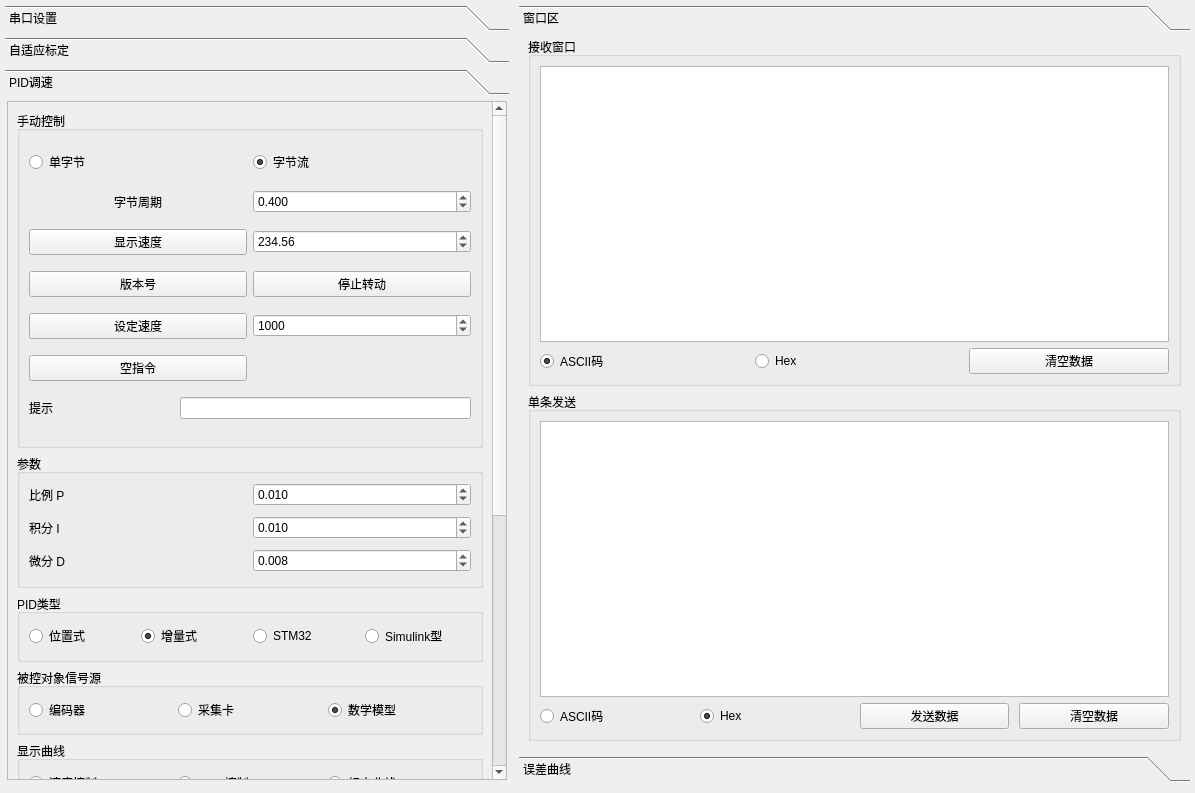
<?xml version="1.0" encoding="UTF-8"?>
<ui version="4.0">
 <class>SerialWidget</class>
 <widget class="QMainWindow" name="SerialWidget">
  <property name="geometry">
   <rect>
    <x>0</x>
    <y>0</y>
    <width>1195</width>
    <height>793</height>
   </rect>
  </property>
  <property name="windowTitle">
   <string>MainWindow</string>
  </property>
  <property name="windowIcon">
   <iconset>
    <normaloff>:/new/icon/usb.png</normaloff>:/new/icon/usb.png</iconset>
  </property>
  <widget class="QWidget" name="centralwidget">
   <property name="minimumSize">
    <size>
     <width>600</width>
     <height>650</height>
    </size>
   </property>
   <layout class="QGridLayout" name="gridLayout_5" columnstretch="3,4">
    <property name="leftMargin">
     <number>5</number>
    </property>
    <property name="topMargin">
     <number>5</number>
    </property>
    <property name="rightMargin">
     <number>5</number>
    </property>
    <property name="bottomMargin">
     <number>11</number>
    </property>
    <property name="spacing">
     <number>10</number>
    </property>
    <item row="0" column="1">
     <widget class="QToolBox" name="toolBox_2">
      <property name="contextMenuPolicy">
       <enum>Qt::ActionsContextMenu</enum>
      </property>
      <property name="styleSheet">
       <string notr="true">font: 12pt &quot;3ds&quot;;</string>
      </property>
      <property name="currentIndex">
       <number>0</number>
      </property>
      <widget class="QWidget" name="page_2">
       <property name="geometry">
        <rect>
         <x>0</x>
         <y>0</y>
         <width>671</width>
         <height>703</height>
        </rect>
       </property>
       <attribute name="label">
        <string>窗口区</string>
       </attribute>
       <layout class="QVBoxLayout" name="verticalLayout_3">
        <property name="topMargin">
         <number>0</number>
        </property>
        <item>
         <widget class="QGroupBox" name="groupBox_8">
          <property name="title">
           <string>接收窗口</string>
          </property>
          <layout class="QGridLayout" name="gridLayout">
           <item row="0" column="0">
            <layout class="QVBoxLayout" name="verticalLayout_2">
             <item>
              <widget class="QTextEdit" name="Receive_text_window"/>
             </item>
             <item>
              <layout class="QHBoxLayout" name="horizontalLayout_6">
               <property name="spacing">
                <number>15</number>
               </property>
               <item>
                <widget class="QRadioButton" name="reascii">
                 <property name="text">
                  <string>ASCII码</string>
                 </property>
                 <property name="checked">
                  <bool>true</bool>
                 </property>
                </widget>
               </item>
               <item>
                <widget class="QRadioButton" name="rehex">
                 <property name="text">
                  <string>Hex</string>
                 </property>
                 <property name="checked">
                  <bool>false</bool>
                 </property>
                </widget>
               </item>
               <item>
                <widget class="QPushButton" name="clear_button2">
                 <property name="text">
                  <string>清空数据</string>
                 </property>
                </widget>
               </item>
              </layout>
             </item>
            </layout>
           </item>
          </layout>
         </widget>
        </item>
        <item>
         <widget class="QGroupBox" name="groupBox_9">
          <property name="title">
           <string>单条发送</string>
          </property>
          <layout class="QGridLayout" name="gridLayout_7">
           <item row="0" column="0">
            <layout class="QVBoxLayout" name="verticalLayout">
             <item>
              <widget class="QTextEdit" name="send_text_window"/>
             </item>
             <item>
              <layout class="QHBoxLayout" name="horizontalLayout_7" stretch="0,0,0,0">
               <property name="spacing">
                <number>10</number>
               </property>
               <item>
                <widget class="QRadioButton" name="seascii">
                 <property name="text">
                  <string>ASCII码</string>
                 </property>
                 <property name="checked">
                  <bool>false</bool>
                 </property>
                </widget>
               </item>
               <item>
                <widget class="QRadioButton" name="sehex">
                 <property name="text">
                  <string>Hex</string>
                 </property>
                 <property name="checked">
                  <bool>true</bool>
                 </property>
                </widget>
               </item>
               <item>
                <widget class="QPushButton" name="send_button">
                 <property name="text">
                  <string>发送数据</string>
                 </property>
                </widget>
               </item>
               <item>
                <widget class="QPushButton" name="clear_button_1">
                 <property name="text">
                  <string>清空数据</string>
                 </property>
                </widget>
               </item>
              </layout>
             </item>
            </layout>
           </item>
          </layout>
         </widget>
        </item>
       </layout>
      </widget>
      <widget class="QWidget" name="page_4">
       <property name="geometry">
        <rect>
         <x>0</x>
         <y>0</y>
         <width>671</width>
         <height>703</height>
        </rect>
       </property>
       <attribute name="label">
        <string>误差曲线</string>
       </attribute>
       <layout class="QGridLayout" name="gridLayout_3">
        <property name="leftMargin">
         <number>5</number>
        </property>
        <property name="topMargin">
         <number>0</number>
        </property>
        <property name="rightMargin">
         <number>5</number>
        </property>
        <property name="bottomMargin">
         <number>5</number>
        </property>
        <property name="spacing">
         <number>0</number>
        </property>
        <item row="0" column="0">
         <widget class="QChartView" name="chartView">
          <property name="contextMenuPolicy">
           <enum>Qt::ActionsContextMenu</enum>
          </property>
         </widget>
        </item>
       </layout>
      </widget>
     </widget>
    </item>
    <item row="0" column="0">
     <widget class="QToolBox" name="toolBox">
      <property name="contextMenuPolicy">
       <enum>Qt::ActionsContextMenu</enum>
      </property>
      <property name="styleSheet">
       <string notr="true">font: 12pt &quot;3ds&quot;;</string>
      </property>
      <property name="currentIndex">
       <number>2</number>
      </property>
      <widget class="QWidget" name="page">
       <property name="geometry">
        <rect>
         <x>0</x>
         <y>0</y>
         <width>504</width>
         <height>666</height>
        </rect>
       </property>
       <attribute name="label">
        <string>串口设置</string>
       </attribute>
       <layout class="QVBoxLayout" name="verticalLayout_10" stretch="5,1">
        <item>
         <widget class="QGroupBox" name="groupBox">
          <property name="title">
           <string>端口设置</string>
          </property>
          <layout class="QVBoxLayout" name="verticalLayout_7">
           <item>
            <layout class="QHBoxLayout" name="horizontalLayout">
             <item>
              <widget class="QLabel" name="label">
               <property name="text">
                <string>端口号：</string>
               </property>
              </widget>
             </item>
             <item>
              <widget class="QComboBox" name="com"/>
             </item>
            </layout>
           </item>
           <item>
            <layout class="QHBoxLayout" name="horizontalLayout_2">
             <item>
              <widget class="QLabel" name="label_2">
               <property name="text">
                <string>波特率：</string>
               </property>
              </widget>
             </item>
             <item>
              <widget class="QComboBox" name="baud">
               <item>
                <property name="text">
                 <string>115200</string>
                </property>
               </item>
               <item>
                <property name="text">
                 <string>9600</string>
                </property>
               </item>
               <item>
                <property name="text">
                 <string>300</string>
                </property>
               </item>
               <item>
                <property name="text">
                 <string>1200</string>
                </property>
               </item>
               <item>
                <property name="text">
                 <string>2400</string>
                </property>
               </item>
               <item>
                <property name="text">
                 <string>4800</string>
                </property>
               </item>
               <item>
                <property name="text">
                 <string>14400</string>
                </property>
               </item>
               <item>
                <property name="text">
                 <string>19200</string>
                </property>
               </item>
               <item>
                <property name="text">
                 <string>28800</string>
                </property>
               </item>
              </widget>
             </item>
            </layout>
           </item>
           <item>
            <layout class="QHBoxLayout" name="horizontalLayout_3">
             <item>
              <widget class="QLabel" name="label_3">
               <property name="text">
                <string>数据位：</string>
               </property>
              </widget>
             </item>
             <item>
              <widget class="QComboBox" name="bit">
               <item>
                <property name="text">
                 <string>8</string>
                </property>
               </item>
               <item>
                <property name="text">
                 <string>5</string>
                </property>
               </item>
               <item>
                <property name="text">
                 <string>6</string>
                </property>
               </item>
               <item>
                <property name="text">
                 <string>7</string>
                </property>
               </item>
              </widget>
             </item>
            </layout>
           </item>
           <item>
            <layout class="QHBoxLayout" name="horizontalLayout_4">
             <item>
              <widget class="QLabel" name="label_4">
               <property name="text">
                <string>校验位：</string>
               </property>
              </widget>
             </item>
             <item>
              <widget class="QComboBox" name="jiaoyan">
               <item>
                <property name="text">
                 <string>0</string>
                </property>
               </item>
              </widget>
             </item>
            </layout>
           </item>
           <item>
            <layout class="QHBoxLayout" name="horizontalLayout_5">
             <item>
              <widget class="QLabel" name="label_5">
               <property name="text">
                <string>停止位：</string>
               </property>
              </widget>
             </item>
             <item>
              <widget class="QComboBox" name="stopbit">
               <item>
                <property name="text">
                 <string>1</string>
                </property>
               </item>
              </widget>
             </item>
            </layout>
           </item>
           <item>
            <layout class="QHBoxLayout" name="horizontalLayout_13">
             <item>
              <widget class="QPushButton" name="open_port">
               <property name="text">
                <string>打开串口</string>
               </property>
              </widget>
             </item>
             <item>
              <widget class="QPushButton" name="close_port">
               <property name="text">
                <string>关闭串口</string>
               </property>
              </widget>
             </item>
            </layout>
           </item>
          </layout>
         </widget>
        </item>
        <item>
         <widget class="QGroupBox" name="groupBox_12">
          <property name="title">
           <string>串口协议</string>
          </property>
          <layout class="QVBoxLayout" name="verticalLayout_6">
           <item>
            <layout class="QHBoxLayout" name="horizontalLayout_26">
             <item>
              <widget class="QRadioButton" name="default_deal">
               <property name="text">
                <string>默认协议</string>
               </property>
               <property name="checked">
                <bool>true</bool>
               </property>
              </widget>
             </item>
             <item>
              <widget class="QRadioButton" name="custom_deal">
               <property name="text">
                <string>自定义协议</string>
               </property>
              </widget>
             </item>
            </layout>
           </item>
          </layout>
         </widget>
        </item>
       </layout>
      </widget>
      <widget class="QWidget" name="page_5">
       <property name="geometry">
        <rect>
         <x>0</x>
         <y>0</y>
         <width>504</width>
         <height>666</height>
        </rect>
       </property>
       <attribute name="label">
        <string>自适应标定</string>
       </attribute>
       <layout class="QHBoxLayout" name="horizontalLayout_25">
        <item>
         <layout class="QVBoxLayout" name="verticalLayout_9" stretch="2,1">
          <item>
           <widget class="QGroupBox" name="groupBox_11">
            <property name="title">
             <string>标定参数</string>
            </property>
            <layout class="QVBoxLayout" name="verticalLayout_8">
             <item>
              <layout class="QHBoxLayout" name="horizontalLayout_23" stretch="1,1">
               <item>
                <widget class="QLabel" name="label_17">
                 <property name="text">
                  <string>容许误差</string>
                 </property>
                </widget>
               </item>
               <item>
                <widget class="QSpinBox" name="error">
                 <property name="maximum">
                  <number>200</number>
                 </property>
                 <property name="singleStep">
                  <number>5</number>
                 </property>
                 <property name="value">
                  <number>20</number>
                 </property>
                </widget>
               </item>
              </layout>
             </item>
             <item>
              <layout class="QHBoxLayout" name="horizontalLayout_16" stretch="1,1">
               <item>
                <widget class="QLabel" name="label_12">
                 <property name="text">
                  <string>标定间距</string>
                 </property>
                </widget>
               </item>
               <item>
                <widget class="QSpinBox" name="gap">
                 <property name="maximum">
                  <number>200</number>
                 </property>
                 <property name="singleStep">
                  <number>5</number>
                 </property>
                 <property name="value">
                  <number>50</number>
                 </property>
                </widget>
               </item>
              </layout>
             </item>
             <item>
              <layout class="QHBoxLayout" name="horizontalLayout_17" stretch="1,1">
               <property name="spacing">
                <number>15</number>
               </property>
               <item>
                <widget class="QPushButton" name="StartDemarcate">
                 <property name="text">
                  <string>开始标定</string>
                 </property>
                </widget>
               </item>
               <item>
                <widget class="QPushButton" name="ClearDemarcate">
                 <property name="text">
                  <string>清除标定</string>
                 </property>
                </widget>
               </item>
              </layout>
             </item>
             <item>
              <layout class="QHBoxLayout" name="horizontalLayout_24" stretch="1,1">
               <item>
                <widget class="QLabel" name="label_18">
                 <property name="text">
                  <string>正反转中间延时</string>
                 </property>
                </widget>
               </item>
               <item>
                <widget class="QSpinBox" name="Up_Down_Delay">
                 <property name="maximum">
                  <number>10000</number>
                 </property>
                 <property name="singleStep">
                  <number>100</number>
                 </property>
                 <property name="value">
                  <number>5000</number>
                 </property>
                </widget>
               </item>
              </layout>
             </item>
             <item>
              <layout class="QHBoxLayout" name="horizontalLayout_22">
               <item>
                <layout class="QHBoxLayout" name="horizontalLayout_20" stretch="1,1">
                 <property name="spacing">
                  <number>10</number>
                 </property>
                 <item>
                  <widget class="QLabel" name="label_14">
                   <property name="text">
                    <string>加速等待</string>
                   </property>
                  </widget>
                 </item>
                 <item>
                  <widget class="QSpinBox" name="accelerateTime">
                   <property name="maximum">
                    <number>5000</number>
                   </property>
                   <property name="value">
                    <number>1000</number>
                   </property>
                  </widget>
                 </item>
                </layout>
               </item>
               <item>
                <layout class="QHBoxLayout" name="horizontalLayout_21" stretch="1,1">
                 <property name="spacing">
                  <number>10</number>
                 </property>
                 <item>
                  <widget class="QLabel" name="label_15">
                   <property name="text">
                    <string>稳定检测</string>
                   </property>
                  </widget>
                 </item>
                 <item>
                  <widget class="QSpinBox" name="steadyTime">
                   <property name="maximum">
                    <number>5000</number>
                   </property>
                   <property name="value">
                    <number>1000</number>
                   </property>
                  </widget>
                 </item>
                </layout>
               </item>
              </layout>
             </item>
             <item>
              <layout class="QHBoxLayout" name="horizontalLayout_18" stretch="1,3">
               <item>
                <widget class="QLabel" name="label_13">
                 <property name="text">
                  <string>提示：</string>
                 </property>
                </widget>
               </item>
               <item>
                <widget class="QLineEdit" name="DemarcateTips"/>
               </item>
              </layout>
             </item>
             <item>
              <layout class="QHBoxLayout" name="horizontalLayout_19" stretch="1,1">
               <property name="spacing">
                <number>15</number>
               </property>
               <item>
                <widget class="QPushButton" name="kbsetspeed">
                 <property name="text">
                  <string>依照标定设定速度</string>
                 </property>
                </widget>
               </item>
               <item>
                <widget class="QSpinBox" name="kbspeed">
                 <property name="minimum">
                  <number>-4000</number>
                 </property>
                 <property name="maximum">
                  <number>4000</number>
                 </property>
                 <property name="value">
                  <number>1000</number>
                 </property>
                </widget>
               </item>
              </layout>
             </item>
            </layout>
           </widget>
          </item>
          <item>
           <widget class="QTextEdit" name="textEdit">
            <property name="html">
             <string>&lt;!DOCTYPE HTML PUBLIC &quot;-//W3C//DTD HTML 4.0//EN&quot; &quot;http://www.w3.org/TR/REC-html40/strict.dtd&quot;&gt;
&lt;html&gt;&lt;head&gt;&lt;meta name=&quot;qrichtext&quot; content=&quot;1&quot; /&gt;&lt;style type=&quot;text/css&quot;&gt;
p, li { white-space: pre-wrap; }
&lt;/style&gt;&lt;/head&gt;&lt;body style=&quot; font-family:'3ds'; font-size:12pt; font-weight:400; font-style:normal;&quot;&gt;
&lt;p style=&quot; margin-top:0px; margin-bottom:0px; margin-left:0px; margin-right:0px; -qt-block-indent:0; text-indent:0px;&quot;&gt;标定规则：&lt;/p&gt;
&lt;p style=&quot; margin-top:0px; margin-bottom:0px; margin-left:0px; margin-right:0px; -qt-block-indent:0; text-indent:0px;&quot;&gt;从1450开始以指定的标定间距，发送pwm脉宽指令延时t1【加速等等】，开始测量速度，中间延时t2【稳定检测】，测量速度。两次测量速度小于【容许误差】转表示速度稳定，记录速度,否则继续延时。到pwm到达1100时结束。从1550开始到1900结束。自动停止标定，绘制标定曲线，计算拟合函数。后续设定速度通过拟合的函数，自动计算出合适的pwm。&lt;/p&gt;&lt;/body&gt;&lt;/html&gt;</string>
            </property>
           </widget>
          </item>
         </layout>
        </item>
       </layout>
      </widget>
      <widget class="QWidget" name="page_3">
       <property name="geometry">
        <rect>
         <x>0</x>
         <y>0</y>
         <width>504</width>
         <height>666</height>
        </rect>
       </property>
       <attribute name="label">
        <string>PID调速</string>
       </attribute>
       <layout class="QGridLayout" name="gridLayout_2">
        <property name="leftMargin">
         <number>2</number>
        </property>
        <property name="topMargin">
         <number>0</number>
        </property>
        <property name="rightMargin">
         <number>2</number>
        </property>
        <property name="bottomMargin">
         <number>2</number>
        </property>
        <item row="0" column="0">
         <widget class="QScrollArea" name="scrollArea">
          <property name="widgetResizable">
           <bool>true</bool>
          </property>
          <widget class="QWidget" name="scrollAreaWidgetContents">
           <property name="geometry">
            <rect>
             <x>0</x>
             <y>-145</y>
             <width>477</width>
             <height>1100</height>
            </rect>
           </property>
           <property name="minimumSize">
            <size>
             <width>450</width>
             <height>1100</height>
            </size>
           </property>
           <layout class="QVBoxLayout" name="verticalLayout_5" stretch="5,2,1,1,1,1,3,1">
            <item>
             <widget class="QGroupBox" name="groupBox_2">
              <property name="title">
               <string>手动控制</string>
              </property>
              <layout class="QGridLayout" name="gridLayout_4">
               <item row="4" column="0">
                <widget class="QPushButton" name="version">
                 <property name="text">
                  <string>版本号</string>
                 </property>
                </widget>
               </item>
               <item row="4" column="1">
                <widget class="QPushButton" name="stop">
                 <property name="text">
                  <string>停止转动</string>
                 </property>
                </widget>
               </item>
               <item row="6" column="0">
                <widget class="QPushButton" name="empty">
                 <property name="text">
                  <string>空指令</string>
                 </property>
                </widget>
               </item>
               <item row="0" column="1">
                <widget class="QRadioButton" name="bytestream">
                 <property name="text">
                  <string>字节流</string>
                 </property>
                 <property name="checked">
                  <bool>true</bool>
                 </property>
                </widget>
               </item>
               <item row="5" column="1">
                <widget class="QSpinBox" name="speed">
                 <property name="minimum">
                  <number>-10000</number>
                 </property>
                 <property name="maximum">
                  <number>20000</number>
                 </property>
                 <property name="value">
                  <number>1000</number>
                 </property>
                </widget>
               </item>
               <item row="0" column="0">
                <widget class="QRadioButton" name="bytesingle">
                 <property name="text">
                  <string>单字节</string>
                 </property>
                 <property name="checked">
                  <bool>false</bool>
                 </property>
                </widget>
               </item>
               <item row="2" column="0">
                <widget class="QLabel" name="label_6">
                 <property name="text">
                  <string>字节周期</string>
                 </property>
                 <property name="alignment">
                  <set>Qt::AlignCenter</set>
                 </property>
                </widget>
               </item>
               <item row="3" column="0">
                <widget class="QPushButton" name="displayspeed">
                 <property name="text">
                  <string>显示速度</string>
                 </property>
                </widget>
               </item>
               <item row="2" column="1">
                <widget class="QDoubleSpinBox" name="bytetime">
                 <property name="decimals">
                  <number>3</number>
                 </property>
                 <property name="value">
                  <double>0.400000000000000</double>
                 </property>
                </widget>
               </item>
               <item row="3" column="1">
                <widget class="QDoubleSpinBox" name="disspeed">
                 <property name="maximum">
                  <double>655.000000000000000</double>
                 </property>
                 <property name="value">
                  <double>234.560000000000002</double>
                 </property>
                </widget>
               </item>
               <item row="5" column="0">
                <widget class="QPushButton" name="setspeed">
                 <property name="text">
                  <string>设定速度</string>
                 </property>
                </widget>
               </item>
               <item row="7" column="0" colspan="2">
                <layout class="QHBoxLayout" name="horizontalLayout_14" stretch="1,2">
                 <item>
                  <widget class="QLabel" name="label_7">
                   <property name="text">
                    <string>提示</string>
                   </property>
                  </widget>
                 </item>
                 <item>
                  <widget class="QLineEdit" name="hints"/>
                 </item>
                </layout>
               </item>
              </layout>
             </widget>
            </item>
            <item>
             <widget class="QGroupBox" name="groupBox_3">
              <property name="title">
               <string>参数</string>
              </property>
              <layout class="QGridLayout" name="gridLayout_6">
               <property name="topMargin">
                <number>5</number>
               </property>
               <item row="0" column="0">
                <widget class="QLabel" name="label_8">
                 <property name="text">
                  <string>比例 P</string>
                 </property>
                </widget>
               </item>
               <item row="2" column="1">
                <widget class="QDoubleSpinBox" name="pid_d">
                 <property name="decimals">
                  <number>3</number>
                 </property>
                 <property name="minimum">
                  <double>-10.000000000000000</double>
                 </property>
                 <property name="maximum">
                  <double>1000.000000000000000</double>
                 </property>
                 <property name="value">
                  <double>0.008000000000000</double>
                 </property>
                </widget>
               </item>
               <item row="0" column="1">
                <widget class="QDoubleSpinBox" name="pid_p">
                 <property name="decimals">
                  <number>3</number>
                 </property>
                 <property name="minimum">
                  <double>-10.000000000000000</double>
                 </property>
                 <property name="maximum">
                  <double>1000.000000000000000</double>
                 </property>
                 <property name="value">
                  <double>0.010000000000000</double>
                 </property>
                </widget>
               </item>
               <item row="1" column="1">
                <widget class="QDoubleSpinBox" name="pid_i">
                 <property name="decimals">
                  <number>3</number>
                 </property>
                 <property name="minimum">
                  <double>-10.000000000000000</double>
                 </property>
                 <property name="maximum">
                  <double>1000.000000000000000</double>
                 </property>
                 <property name="value">
                  <double>0.010000000000000</double>
                 </property>
                </widget>
               </item>
               <item row="2" column="0">
                <widget class="QLabel" name="label_10">
                 <property name="text">
                  <string>微分 D</string>
                 </property>
                </widget>
               </item>
               <item row="1" column="0">
                <widget class="QLabel" name="label_9">
                 <property name="text">
                  <string>积分 I</string>
                 </property>
                </widget>
               </item>
              </layout>
             </widget>
            </item>
            <item>
             <widget class="QGroupBox" name="groupBox_4">
              <property name="title">
               <string>PID类型</string>
              </property>
              <layout class="QHBoxLayout" name="horizontalLayout_10">
               <item>
                <widget class="QRadioButton" name="position">
                 <property name="text">
                  <string>位置式</string>
                 </property>
                 <property name="checked">
                  <bool>false</bool>
                 </property>
                </widget>
               </item>
               <item>
                <widget class="QRadioButton" name="increment">
                 <property name="text">
                  <string>增量式</string>
                 </property>
                 <property name="checked">
                  <bool>true</bool>
                 </property>
                </widget>
               </item>
               <item>
                <widget class="QRadioButton" name="stm32">
                 <property name="toolTip">
                  <string>STM32指的在编码器模式下调用STM32内部的Pid控制器。</string>
                 </property>
                 <property name="text">
                  <string>STM32</string>
                 </property>
                </widget>
               </item>
               <item>
                <widget class="QRadioButton" name="simupositon">
                 <property name="toolTip">
                  <string>不会记录历史误差</string>
                 </property>
                 <property name="text">
                  <string>Simulink型</string>
                 </property>
                 <property name="checked">
                  <bool>false</bool>
                 </property>
                </widget>
               </item>
              </layout>
             </widget>
            </item>
            <item>
             <widget class="QGroupBox" name="groupBox_5">
              <property name="title">
               <string>被控对象信号源</string>
              </property>
              <layout class="QHBoxLayout" name="horizontalLayout_11">
               <item>
                <widget class="QRadioButton" name="encoder">
                 <property name="text">
                  <string>编码器</string>
                 </property>
                </widget>
               </item>
               <item>
                <widget class="QRadioButton" name="motor">
                 <property name="text">
                  <string>采集卡</string>
                 </property>
                 <property name="checked">
                  <bool>false</bool>
                 </property>
                </widget>
               </item>
               <item>
                <widget class="QRadioButton" name="model">
                 <property name="text">
                  <string>数学模型</string>
                 </property>
                 <property name="checked">
                  <bool>true</bool>
                 </property>
                </widget>
               </item>
              </layout>
             </widget>
            </item>
            <item>
             <widget class="QGroupBox" name="groupBox_6">
              <property name="title">
               <string>显示曲线</string>
              </property>
              <layout class="QHBoxLayout" name="horizontalLayout_12">
               <item>
                <widget class="QRadioButton" name="speedchart">
                 <property name="text">
                  <string>速度控制</string>
                 </property>
                 <property name="checked">
                  <bool>true</bool>
                 </property>
                </widget>
               </item>
               <item>
                <widget class="QRadioButton" name="pwmchart">
                 <property name="text">
                  <string>Pwm控制</string>
                 </property>
                 <property name="checked">
                  <bool>false</bool>
                 </property>
                </widget>
               </item>
               <item>
                <widget class="QRadioButton" name="demarcatechart">
                 <property name="text">
                  <string>标定曲线</string>
                 </property>
                </widget>
               </item>
              </layout>
             </widget>
            </item>
            <item>
             <widget class="QGroupBox" name="groupBox_7">
              <property name="title">
               <string>控制指令</string>
              </property>
              <layout class="QVBoxLayout" name="verticalLayout_4" stretch="1,1">
               <property name="spacing">
                <number>7</number>
               </property>
               <item>
                <layout class="QHBoxLayout" name="horizontalLayout_8">
                 <property name="spacing">
                  <number>15</number>
                 </property>
                 <item>
                  <widget class="QLabel" name="label_11">
                   <property name="text">
                    <string>控制命令间隔：</string>
                   </property>
                  </widget>
                 </item>
                 <item>
                  <widget class="QDoubleSpinBox" name="timeperiod">
                   <property name="decimals">
                    <number>2</number>
                   </property>
                   <property name="value">
                    <double>0.200000000000000</double>
                   </property>
                  </widget>
                 </item>
                </layout>
               </item>
               <item>
                <layout class="QHBoxLayout" name="horizontalLayout_9" stretch="1,1,1">
                 <property name="spacing">
                  <number>10</number>
                 </property>
                 <item>
                  <widget class="QPushButton" name="start">
                   <property name="text">
                    <string>开始校正</string>
                   </property>
                  </widget>
                 </item>
                 <item>
                  <widget class="QPushButton" name="stoppid">
                   <property name="text">
                    <string>停止校正</string>
                   </property>
                  </widget>
                 </item>
                 <item>
                  <widget class="QPushButton" name="clearseries">
                   <property name="text">
                    <string>清除图形</string>
                   </property>
                  </widget>
                 </item>
                </layout>
               </item>
              </layout>
             </widget>
            </item>
            <item>
             <widget class="QGroupBox" name="groupBox_13">
              <property name="title">
               <string>信息</string>
              </property>
              <layout class="QHBoxLayout" name="horizontalLayout_27">
               <property name="spacing">
                <number>0</number>
               </property>
               <property name="leftMargin">
                <number>0</number>
               </property>
               <property name="topMargin">
                <number>0</number>
               </property>
               <property name="rightMargin">
                <number>0</number>
               </property>
               <property name="bottomMargin">
                <number>0</number>
               </property>
               <item>
                <widget class="QTextEdit" name="tips"/>
               </item>
              </layout>
             </widget>
            </item>
            <item>
             <widget class="QGroupBox" name="groupBox_10">
              <property name="title">
               <string>编码器扩展</string>
              </property>
              <layout class="QHBoxLayout" name="horizontalLayout_15">
               <item>
                <widget class="QPushButton" name="WritePidPara">
                 <property name="text">
                  <string>写入Pid参数</string>
                 </property>
                </widget>
               </item>
               <item>
                <widget class="QPushButton" name="InnerPid">
                 <property name="text">
                  <string>内部Pid</string>
                 </property>
                </widget>
               </item>
               <item>
                <widget class="QPushButton" name="OuterPid">
                 <property name="text">
                  <string>外部Pid</string>
                 </property>
                </widget>
               </item>
              </layout>
             </widget>
            </item>
           </layout>
          </widget>
         </widget>
        </item>
       </layout>
      </widget>
     </widget>
    </item>
   </layout>
  </widget>
  <action name="config">
   <property name="icon">
    <iconset>
     <normaloff>:/new/icon/set.png</normaloff>:/new/icon/set.png</iconset>
   </property>
   <property name="text">
    <string>图形设置</string>
   </property>
  </action>
  <action name="pin">
   <property name="checkable">
    <bool>true</bool>
   </property>
   <property name="icon">
    <iconset>
     <normaloff>:/new/icon/pin.png</normaloff>:/new/icon/pin.png</iconset>
   </property>
   <property name="text">
    <string>置顶</string>
   </property>
  </action>
 </widget>
 <customwidgets>
  <customwidget>
   <class>QChartView</class>
   <extends>QGraphicsView</extends>
   <header location="global">qchartview.h</header>
  </customwidget>
 </customwidgets>
 <resources/>
 <connections/>
</ui>
